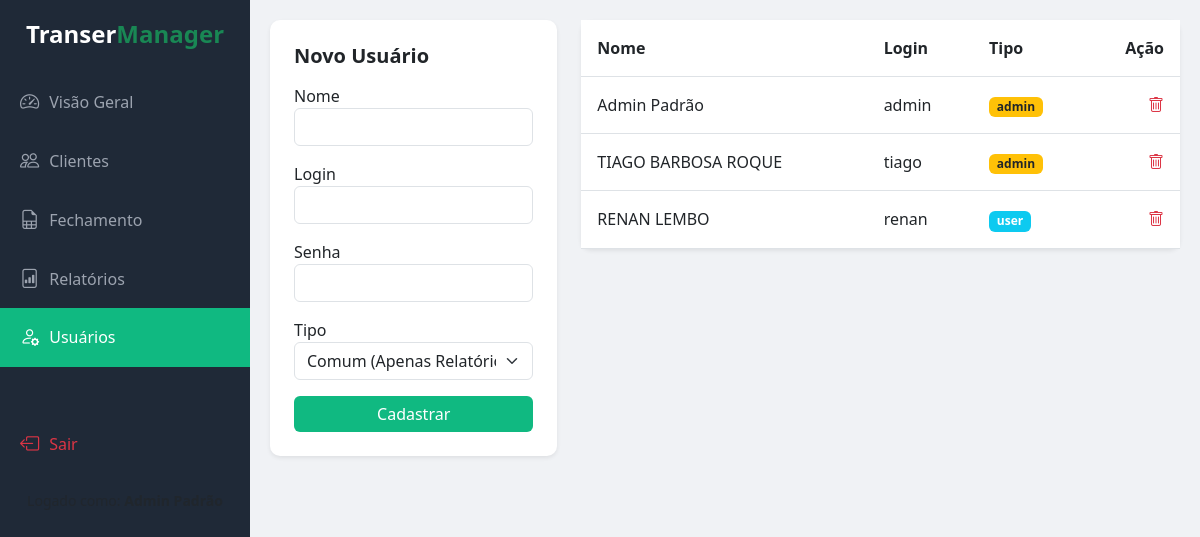
The app's page /users (signed in) with its own data.
### tables this page shows
CREATE TABLE users (id INTEGER PRIMARY KEY AUTOINCREMENT, username TEXT UNIQUE, password TEXT, role TEXT, name TEXT);

### app.py (the view)
@app.route('/users', methods=['GET', 'POST'])
def users():
    if 'user_id' not in session or session.get('role') != 'admin': return redirect(url_for('index'))
    if request.method == 'POST':
        d = request.form
        try:
            with sqlite3.connect(DB_NAME) as conn: conn.execute("INSERT INTO users (name, username, password, role) VALUES (?,?,?,?)", (d['name'], d['username'], d['password'], d['role']))
            flash('Usuário criado!', 'success')
        except: flash('Login já existe', 'error')
    with sqlite3.connect(DB_NAME) as conn:
        conn.row_factory = sqlite3.Row
        return render_template('index.html', view='users', users=conn.execute("SELECT * FROM users").fetchall(), user=session.get('user_name'), role=session.get('role'))

### templates/index.html (shortened to what this page needs)
<!DOCTYPE html>
<html lang="pt-br">
<head>
    <link href="https://cdn.jsdelivr.net/npm/bootstrap@5.3.0/dist/css/bootstrap.min.css" rel="stylesheet">
    <link rel="stylesheet" href="https://cdn.jsdelivr.net/npm/bootstrap-icons@1.11.0/font/bootstrap-icons.css">
</head>
<body>
    {% if view == 'login' %}
    <div class="container">
        <div class="login-box text-center">
            <div class="mb-4"><i class="bi bi-recycle text-success" style="font-size: 4rem;"></i></div>
            <h3 class="mb-4 fw-bold text-dark">Transer Ambiental</h3>
            {% with messages = get_flashed_messages(with_categories=true) %}
                {% if messages %}
                    {% for category, message in messages %}
                        <div class="alert alert-{{ 'danger' if category == 'error' else 'success' }} alert-dismissible fade show shadow-sm">
                            <i class="bi {{ 'bi-exclamation-triangle-fill' if category == 'error' else 'bi-check-circle-fill' }} me-2"></i>
                            {{ message }}
                            <button type="button" class="btn-close" data-bs-dismiss="alert"></button>
                        </div>
                    {% endfor %}
                {% endif %}
            {% endwith %}
            <form method="POST" action="/login">
                <div class="mb-3 text-start">
                    <label class="form-label text-muted small fw-bold">USUÁRIO</label>
                    <input type="text" name="username" class="form-control p-3 bg-light border-0" placeholder="admin" required>
                </div>
                <div class="mb-4 text-start">
                    <label class="form-label text-muted small fw-bold">SENHA</label>
                    <input type="password" name="password" class="form-control p-3 bg-light border-0" placeholder="••••••" required>
                </div>
                <button type="submit" class="btn btn-success w-100 py-3 fw-bold rounded-pill shadow-sm">ENTRAR NO SISTEMA</button>
            </form>
            <p class="mt-4 text-muted small">Versão 5.0 (Filtros e Edição)</p>
        </div>
    </div>
    {% else %}
    <div class="sidebar">
        <h4 class="text-center text-white mb-4 fw-bold">Transer<span class="text-success">Manager</span></h4>
        <div class="d-flex flex-column">
            <a href="/" class="nav-link {% if view=='dashboard' %}active{% endif %}"><i class="bi bi-speedometer2"></i> Visão Geral</a>
            <a href="/clients" class="nav-link {% if view=='clients' %}active{% endif %}"><i class="bi bi-people"></i> Clientes</a>
            <a href="/closing" class="nav-link {% if view=='closing' %}active{% endif %}"><i class="bi bi-file-earmark-spreadsheet"></i> Fechamento</a>
            <a href="/reports" class="nav-link {% if view=='reports' %}active{% endif %}"><i class="bi bi-file-bar-graph"></i> Relatórios</a>
            {% if role == 'admin' %}
            <a href="/users" class="nav-link {% if view=='users' %}active{% endif %}"><i class="bi bi-person-gear"></i> Usuários</a>
            {% endif %}
            <a href="/logout" class="nav-link text-danger mt-5"><i class="bi bi-box-arrow-left"></i> Sair</a>
        </div>
        <div class="mt-auto text-center p-3 text-muted small">
            Logado como: <strong>{{ user }}</strong>
        </div>
    </div>
    <div class="main-content">
        {% if view == 'users' %}
        <div class="row">
            <div class="col-md-4">
                <div class="card p-4 shadow-sm">
                    <h5 class="fw-bold mb-3">Novo Usuário</h5>
                    <form action="/users" method="POST">
                        <div class="mb-3"><label>Nome</label><input type="text" name="name" class="form-control" required></div>
                        <div class="mb-3"><label>Login</label><input type="text" name="username" class="form-control" required></div>
                        <div class="mb-3"><label>Senha</label><input type="text" name="password" class="form-control" required></div>
                        <div class="mb-3"><label>Tipo</label>
                            <select name="role" class="form-select">
                                <option value="user">Comum (Apenas Relatórios)</option>
                            </select>
                        </div>
                        <button type="submit" class="btn btn-success w-100">Cadastrar</button>
                    </form>
                </div>
            </div>
            <div class="col-md-8">
                <div class="card p-0 shadow-sm">
                    <table class="table table-hover mb-0">
                        <thead class="bg-light"><tr><th class="p-3">Nome</th><th class="p-3">Login</th><th class="p-3">Tipo</th><th class="p-3 text-end">Ação</th></tr></thead>
                        <tbody>
                            {% for u in users %}
                            <tr>
                                <td class="p-3">{{ u.name }}</td>
                                <td class="p-3">{{ u.username }}</td>
                                <td class="p-3"><span class="badge {{ 'bg-warning text-dark' if u.role == 'admin' else 'bg-info' }}">{{ u.role }}</span></td>
                                <td class="p-3 text-end">
                                    <a href="/delete_user/{{ u.id }}" class="text-danger" onclick="return confirm('Remover usuário?')"><i class="bi bi-trash"></i></a>
                                </td>
                            </tr>
                            {% endfor %}
                        </tbody>
                    </table>
                </div>
            </div>
        </div>
        {% endif %}
    </div>
    {% endif %}
</body>
</html>

### templates/index.html (style rules this page uses)
body { background-color: #f0f2f5; font-family: 'Segoe UI', sans-serif; }
.sidebar { height: 100vh; width: 250px; position: fixed; top: 0; left: 0; background-color: #1f2937; color: white; padding-top: 20px; }
.main-content { margin-left: 250px; padding: 20px; }
.nav-link { color: #9ca3af; padding: 15px 20px; display: flex; align-items: center; text-decoration: none; transition: 0.3s; }
.nav-link:hover, .nav-link.active { color: white; background-color: #10b981; }
.nav-link i { margin-right: 10px; font-size: 1.2rem; }
.card { border: none; border-radius: 10px; box-shadow: 0 2px 4px rgba(0,0,0,0.05); background: white; }
.btn-success { background-color: #10b981; border: none; }

### records on screen
users: name "Admin Padrão", username "admin", role "admin"
users: name "TIAGO BARBOSA ROQUE", username "tiago", role "admin"
users: name "RENAN LEMBO", username "renan", role "user"
